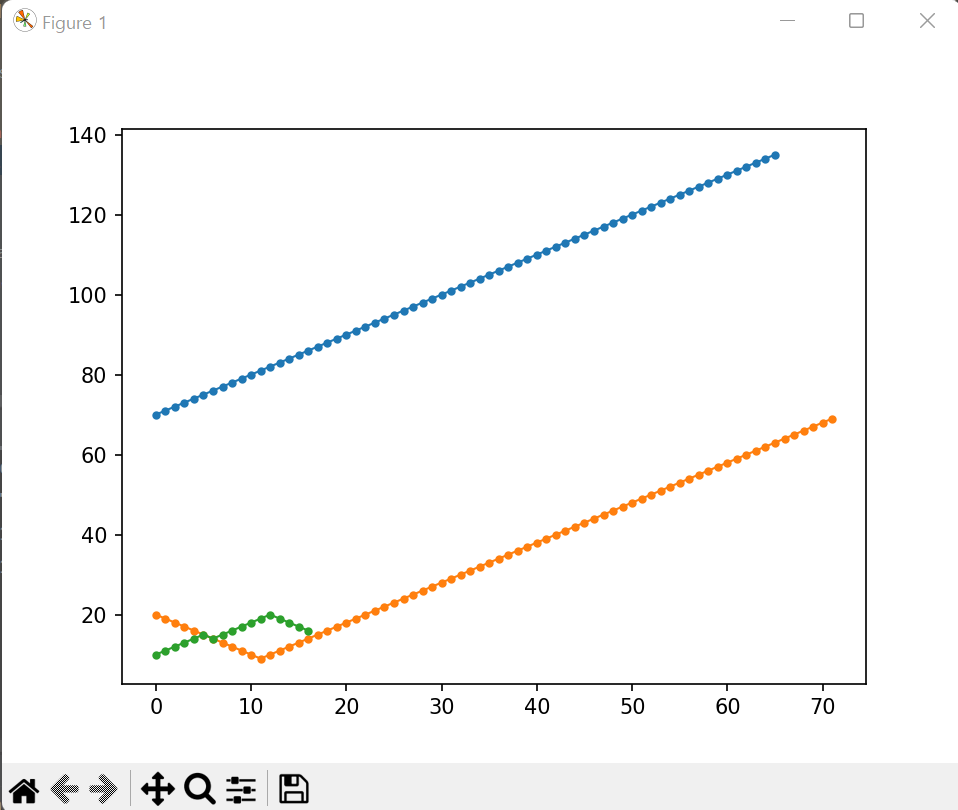

Source code (Python):
import math
import random
import scipy.stats
import numpy as np
import matplotlib.pyplot as plt

N = 70
nl = [70]
F = 20
fl = [20]
B = 10
bl = [10]
Nx = np.random.random(N)
Ny = np.random.random(N)

Fx = np.random.random(F)
Fy = np.random.random(F)

Bx = np.random.random(B)
By = np.random.random(B)


def norm(a, b, c, d):
    return math.sqrt((a - c) ** 2 + (b - d) ** 2)


for n in range(1, N):
    r = Nx[n]
    q = Ny[n]
    x_prev = Nx[n - 1]
    y_prev = Ny[n - 1]
    if r <= 1 / 2 and q <= 1 / 2:
        x_next = x_prev + 1
        y_next = y_prev + 1
    elif r > 1 / 2 >= q:
        x_next = x_prev - 1
        y_next = y_prev + 1
    elif r <= 1 / 2 < q:
        x_next = x_prev + 1
        y_next = y_prev - 1
    else:
        x_next = x_prev - 1
        y_next = y_prev - 1
    Nx = np.append(Nx, x_next)
    Ny = np.append(Ny, y_next)

for n in range(1, F):
    r = Fx[n]
    q = Fy[n]
    x_prev = Fx[n - 1]
    y_prev = Fy[n - 1]
    if r <= 1 / 2 and q <= 1 / 2:
        x_next = x_prev + 1
        y_next = y_prev + 1
    elif r > 1 / 2 >= q:
        x_next = x_prev - 1
        y_next = y_prev + 1
    elif r <= 1 / 2 < q:
        x_next = x_prev + 1
        y_next = y_prev - 1
    else:
        x_next = x_prev - 1
        y_next = y_prev - 1

    Fx = np.append(Fx, x_next)
    Fy = np.append(Fy, y_next)

for n in range(1, B):
    r = Bx[n]
    q = By[n]
    x_prev = Bx[n - 1]
    y_prev = By[n - 1]
    if r <= 1 / 2 and q <= 1 / 2:
        x_next = x_prev + 1
        y_next = y_prev + 1
    elif r > 1 / 2 >= q:
        x_next = x_prev - 1
        y_next = y_prev + 1
    elif r <= 1 / 2 < q:
        x_next = x_prev + 1
        y_next = y_prev - 1
    else:
        x_next = x_prev - 1
        y_next = y_prev - 1

    Bx = np.append(Bx, x_next)
    By = np.append(By, y_next)
for i in range(0, 70):
    for j in range(0, 20):
        for k in range(0, 10):
            if norm(Nx[i], Ny[i], Bx[k], By[k]) <= 0.05:
                Bx = np.delete(Bx, k)
                By = np.delete(By, k)
                Nx = np.append(Nx, random.randrange(0, 1))
                Ny = np.append(Ny, random.randrange(0, 1))
                B -= 1
                N += 1
                bl.append(B)
                nl.append(N)
            elif norm(Nx[i], Ny[i], Fx[j], Fy[j]) <= 0.05:
                Nx = np.append(Nx, random.randrange(0, 1))
                Ny = np.append(Ny, random.randrange(0, 1))
                Fx = np.append(Fx, random.randrange(0, 1))
                Fy = np.append(Fy, random.randrange(0, 1))
                N += 1
                nl.append(N)
                F += 1
                fl.append(F)
            elif norm(Fx[j], Fy[j], Bx[k], By[k]) <= 0.05:
                Fx = np.delete(Fx, k)
                Fy = np.delete(Fy, k)
                Bx = np.append(Bx, random.randrange(0, 1))
                By = np.append(By, random.randrange(0, 1))
                F -= 1
                fl.append(F)
                B += 1
                bl.append(B)
plt.plot(nl, marker='o', markersize=3, lw=1)
plt.plot(fl, marker='o', markersize=3, lw=1)
plt.plot(bl, marker='o', markersize=3, lw=1)

print(nl)
print(fl)
print(bl)
plt.show()
